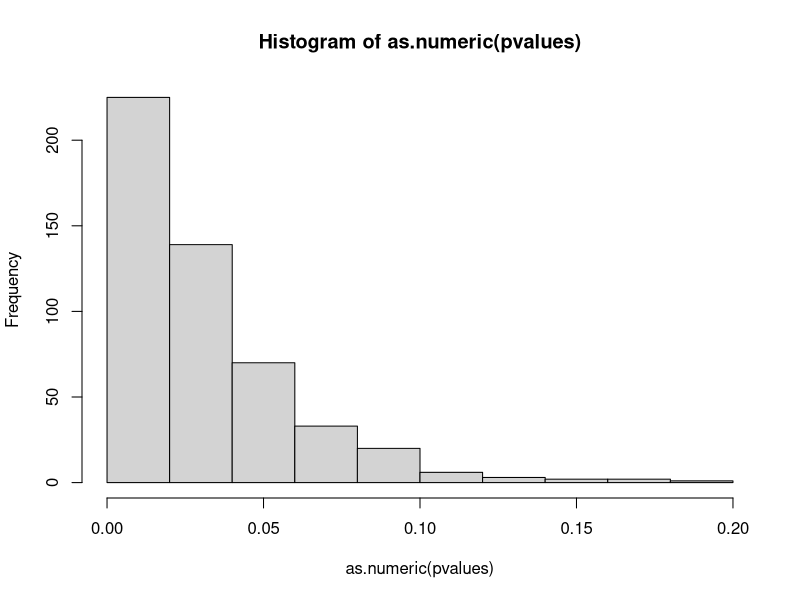
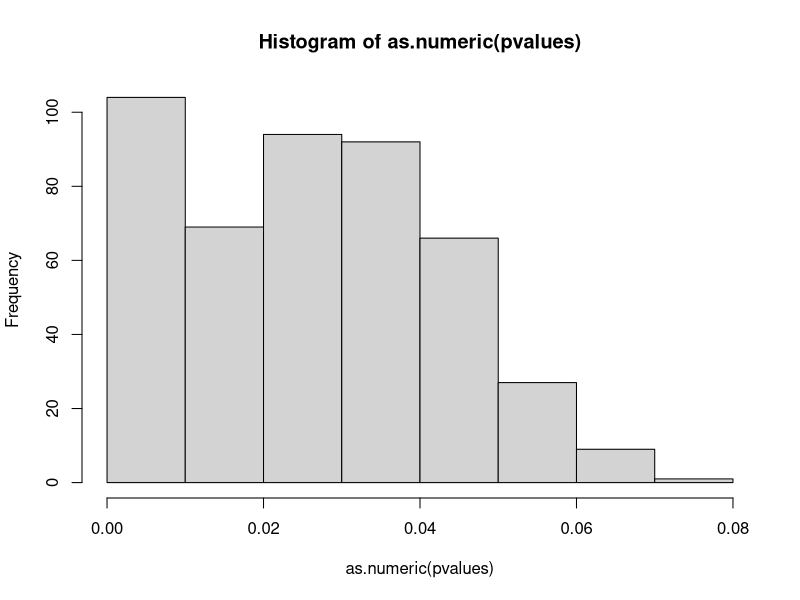
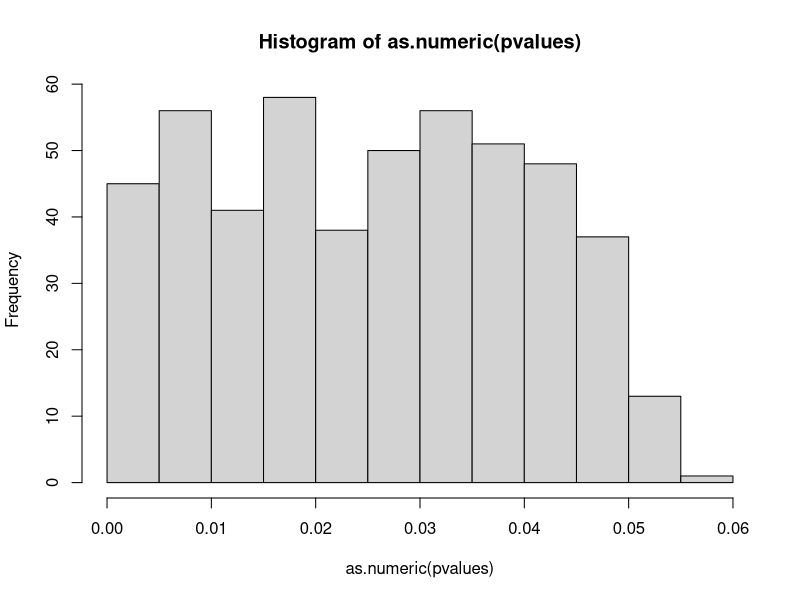
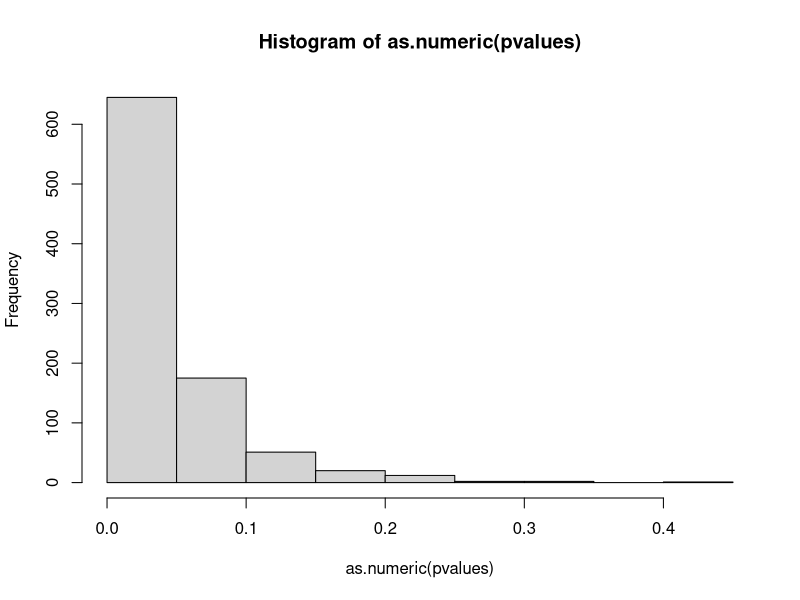
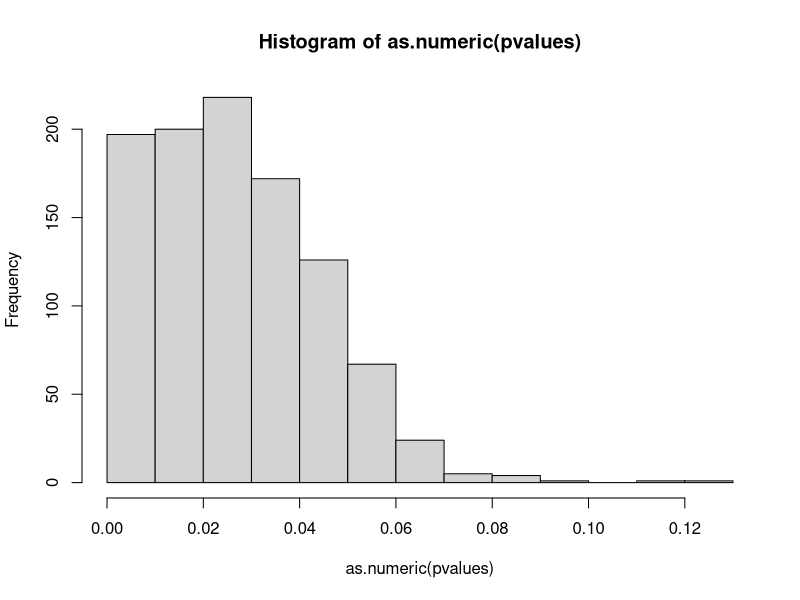
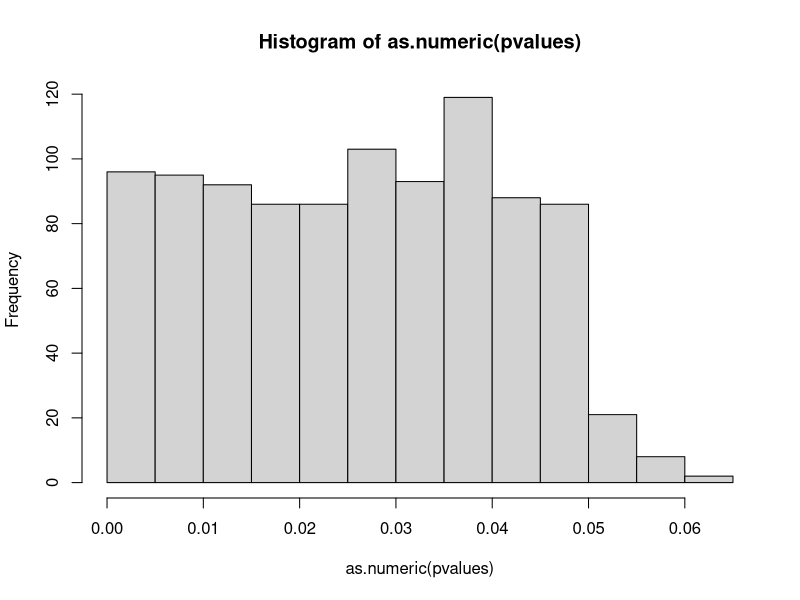
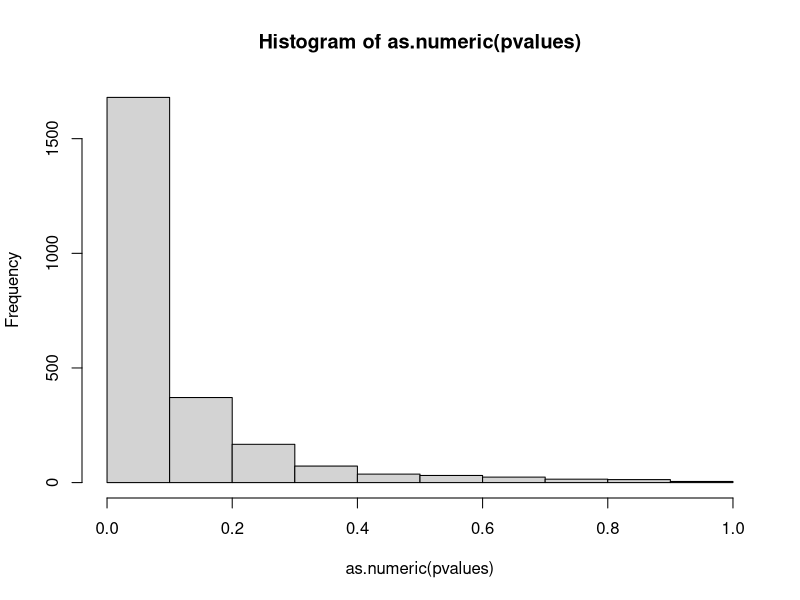

The R source for these figures, in order: (Note: a time limit stopped this script after it produced the figures.)
# Q2

# Q2a

generate_data <- function(n, p) {
  covariates <- matrix(data = rnorm(n = (n * p), mean = 0, sd = 1), nrow = n, ncol = p)
  responses <- as.vector(rnorm(n = n, mean = 0, sd = 1))
  return(list(covariates = covariates, responses = responses))
}

# Q2b

model_select <- function(covariates, responses, cutoff) {
  reg_m <- lm(responses ~ covariates)
  p_values <- summary(reg_m)$coefficients[, "Pr(>|t|)"][-1]
  index_p <- which(p_values <= cutoff)
  if (length(index_p) == 0){
    return(vector())
  } else {
    new_reg <- lm(responses ~ covariates[, index_p])
    return(summary(new_reg)$coefficients[, "Pr(>|t|)"][-1])
  }
}

# Q2c

run_simulation <- function(n_trials, n, p, cutoff) {
  pvalues <- vector()
  for (i in 1:n_trials) {
    res <- generate_data(n, p)
    covariates <- res$covariates
    responses <- res$responses
    pvals <- model_select(covariates, responses, cutoff)
    pvalues <- c(pvalues, pvals)
  }
  hist(as.numeric(pvalues))
}

n <- c(100, 1000, 10000)
p <- c(10, 20, 50)
n_trials = 1000
cutoff <- 0.05

res_df <- expand.grid(n, p, n_trials, cutoff)
colnames(res_df) <- c("n", "p", "n_trials", "cutoff")

for (i in 1:nrow(res_df)){
  run_simulation(n_trials = res_df[i, "n_trials"], n = res_df[i, "n"], p = res_df[i, "p"], cutoff = res_df[i, "cutoff"])
}
